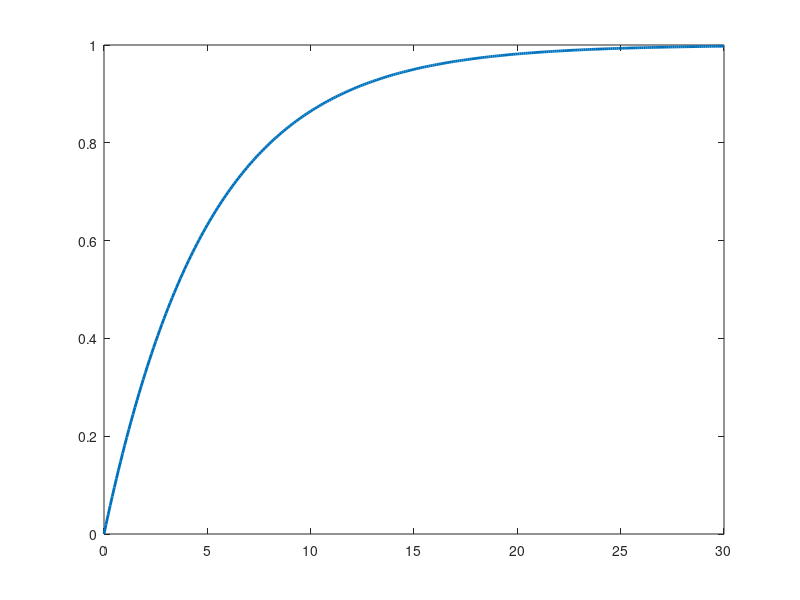

The MATLAB script that drew this image: (Note: this script raises an error after producing the figure.)
%Actividad 1
clear all;
close all;
t=0:0.1:30;
T=5; %perdiodo en el escalon unitario 
y=1-exp(-t/T);
figure(1)
plot(t,y,'LineWidth',2)
%xline(10,"-","left","Estado Transitorio");
xline(17.5,"-");
grid on
xlabel('t [segundos]')
ylabel('y(t)')
title('Respuesta al escalón unitario (Sistemas de Primer Orden)')


%Actividad 2
t=0:0.1:30;
y_t= 1/T * exp( -t/T);
y2= 1/T * exp( -t/(2*T));
y3= 1/T * exp( -t/(3*T));
y4= 1/T * exp( -t/(4*T));
y5= 1/T * exp( -t/(5*T));
figure(2)
subplot(3,3,1), plot(t, y_t,"g"), xlabel("timepo"),ylabel("funcion");
subplot(3,3,2), plot(t,y2, "m"),xlabel("timepo"),ylabel("funcion") ;
subplot(3,3,3), plot(t,y3, "b"),xlabel("timepo"),ylabel("funcion");
subplot(3,3,4), plot(t,y4, "r"),xlabel("timepo"),ylabel("funcion");
subplot(3,3,5), plot(t,y5, "y"), xlabel("timepo"),ylabel("funcion");


%Activiada 3
% Escalon unitario
y_u= 1- exp(-t/T);
y_u2= 1- exp(-t/(2*T));
y_u3= 1- exp(-t/(3*T));
y_u4= 1- exp(-t/(4*T));
y_u5= 1- exp(-t/(5*T));

figure(3)
subplot(3,3,1), plot(t, y_u,"g"), xlabel("timepo"),ylabel("funcion");
subplot(3,3,2), plot(t,y_u2, "m"),xlabel("timepo"),ylabel("funcion") ;
subplot(3,3,3), plot(t,y_u3, "b"),xlabel("timepo"),ylabel("funcion");
subplot(3,3,4), plot(t,y_u4, "r"),xlabel("timepo"),ylabel("funcion");
subplot(3,3,5), plot(t,y_u5, "y"), xlabel("timepo"),ylabel("funcion");


%actvidad 4
%Rampa unitaria
y_r= t-T + T*exp(-t/T);
y_r2= t-T + T*exp(-t/(2*T));
y_r3= t-T + T*exp(-t/(3*T));
y_r4= t-T + T*exp(-t/(4*T));
y_r5= t-T + T*exp(-t/(5*T));

figure(4)
subplot(3,3,1), plot(t, y_r,"g"), xlabel("timepo"),ylabel("funcion");
subplot(3,3,2), plot(t,y_r2, "m"),xlabel("timepo"),ylabel("funcion") ;
subplot(3,3,3), plot(t,y_r3, "b"),xlabel("timepo"),ylabel("funcion");
subplot(3,3,4), plot(t,y_r4, "r"),xlabel("timepo"),ylabel("funcion");
subplot(3,3,5), plot(t,y_r5, "y"), xlabel("timepo"),ylabel("funcion");

%Actividad 5
s= tf("s");
sys= 1/(T*s+1);
lsim(sys,t,t)

